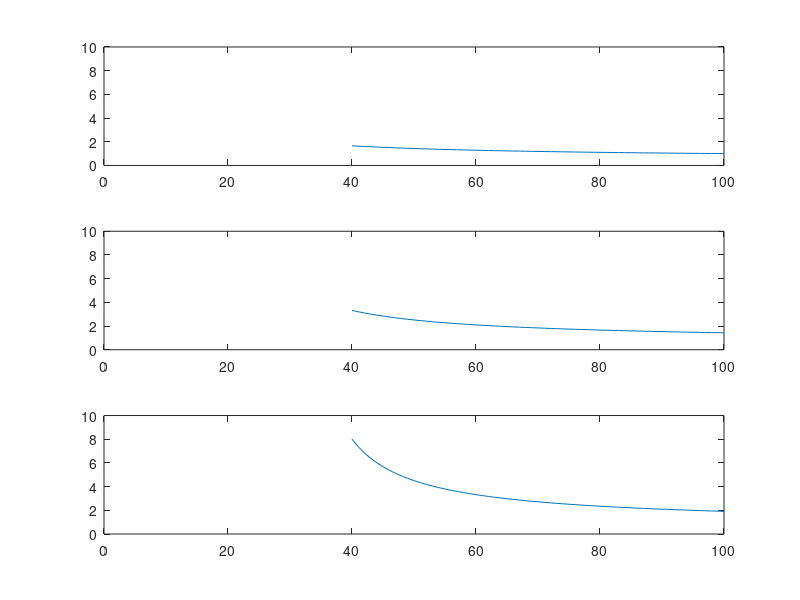

Here is the MATLAB script that generated this plot:
% Given word w and class C
% y(w, C) = 1./log10(t/x);
% t is the total occurrences of the word w in all classes
% x is the occuurence count of w for class C
% y is the feature value calculated for the word w for a particular class C

t = 40:100;

y = 1./log10(t/10);
subplot(311), plot(t,y), axis([0 100 0 10]);

y = 1./log10(t/20);
subplot(312), plot(t,y), axis([0 100 0 10]); 

y = 1./log10(t/30);
subplot(313), plot(t,y), axis([0 100 0 10]); 